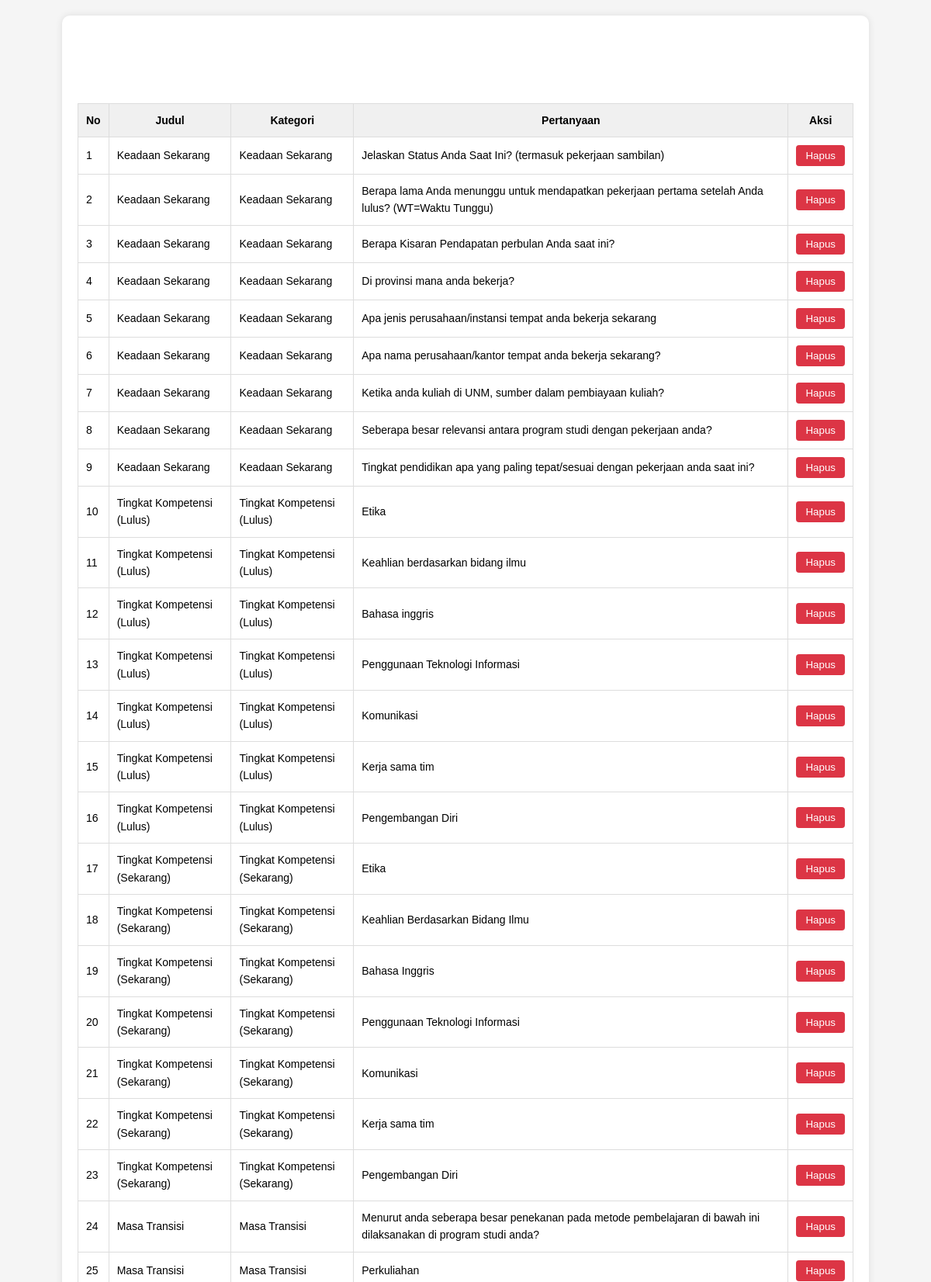
/dashboard/kuisioner_list.php (upper part), run on the app's committed database.
### tables this page shows
CREATE TABLE `tb_kuisioner` (
  `id` int(11) NOT NULL,
  `judul` varchar(255) NOT NULL,
  `kategori_id` int(11) NOT NULL,
  `nomor` int(11) NOT NULL,
  `soal` text NOT NULL,
  `jenis_jawaban` enum('radio','checkbox','text','select') NOT NULL,
  `opsi_jawaban` text DEFAULT NULL
);

CREATE TABLE `tb_kategori` (
  `id` int(11) NOT NULL,
  `nama_kategori` varchar(100) NOT NULL
);

### dashboard/kuisioner_list.php (the view, shortened to what this page needs)
<?php
$pdo = getDbConnection();
$stmt = $pdo->query("
    SELECT k.*, c.nama_kategori
    FROM tb_kuisioner k
    JOIN tb_kategori c ON k.kategori_id = c.id
    ORDER BY k.kategori_id, k.nomor ASC
");
$questions = $stmt->fetchAll();
?>
<!DOCTYPE html>
<html lang="id">
<head>
    <link rel="stylesheet" href="style/style.css">
</head>
<body>
<div class="container">
    <h1>Daftar Pertanyaan Kuisioner</h1>
    <?php if (count($questions) > 0): ?>
        <table>
            <thead>
                <tr>
                    <th>No</th>
                    <th>Judul</th>
                    <th>Kategori</th>
                    <th>Pertanyaan</th>
                    <th>Aksi</th>
                </tr>
            </thead>
            <tbody>
                <?php foreach ($questions as $index => $row): ?>
                    <tr>
                        <td><?= $index + 1 ?></td>
                        <td><?= htmlspecialchars($row['judul']) ?></td>
                        <td><?= htmlspecialchars($row['nama_kategori']) ?></td>
                        <td><?= htmlspecialchars($row['soal']) ?></td>
                        <td>
                            <button class="btn-delete" onclick="hapusPertanyaan(<?= $row['id'] ?>)">Hapus</button>
                        </td>
                    </tr>
                <?php endforeach; ?>
            </tbody>
        </table>
    <?php else: ?>
        <p>Belum ada pertanyaan tersedia.</p>
    <?php endif; ?>
</div>
</body>
</html>

### style/style.css (style rules this page uses)
body { font-family: Arial, sans-serif; line-height: 1.6; margin: 0; padding: 20px; background-color: #f5f5f5; }
.container { max-width: 800px; margin: 0 auto; background: #fff; padding: 20px; border-radius: 8px; box-shadow: 0 0 10px rgba(0, 0, 0, 0.1); }
.container h1 { text-align: center; }
h1 { color: white; }

### dashboard/kuisioner_list.php (style rules this page uses)
body { font-family: Arial, sans-serif; background: #f5f5f5; padding: 20px; }
.container { max-width: 1000px; margin: 0 auto; background: #fff; padding: 20px; border-radius: 10px; }
h1 { margin-bottom: 20px; }
table { width: 100%; border-collapse: collapse; font-size: 14px; }
th, td { padding: 10px; border: 1px solid #ddd; }
th { background-color: #f0f0f0; }
.btn-delete { background: #dc3545; color: white; border: none; padding: 6px 12px; cursor: pointer; border-radius: 4px; }

### data on the page
tb_kuisioner: judul "Keadaan Sekarang", kategori.nama_kategori "Keadaan Sekarang", soal "Jelaskan Status Anda Saat Ini? (termasuk pekerjaan sambilan)"
tb_kuisioner: judul "Keadaan Sekarang", kategori.nama_kategori "Keadaan Sekarang", soal "Berapa lama Anda menunggu untuk mendapatkan pekerjaan pertama setelah Anda lulus? (WT=Waktu Tunggu)"
tb_kuisioner: judul "Keadaan Sekarang", kategori.nama_kategori "Keadaan Sekarang", soal "Berapa Kisaran Pendapatan perbulan Anda saat ini?"
tb_kuisioner: judul "Keadaan Sekarang", kategori.nama_kategori "Keadaan Sekarang", soal "Di provinsi mana anda bekerja?"
tb_kuisioner: judul "Keadaan Sekarang", kategori.nama_kategori "Keadaan Sekarang", soal "Apa jenis perusahaan/instansi tempat anda bekerja sekarang"
tb_kuisioner: judul "Keadaan Sekarang", kategori.nama_kategori "Keadaan Sekarang", soal "Apa nama perusahaan/kantor tempat anda bekerja sekarang?"
tb_kuisioner: judul "Keadaan Sekarang", kategori.nama_kategori "Keadaan Sekarang", soal "Ketika anda kuliah di UNM, sumber dalam pembiayaan kuliah?"
tb_kuisioner: judul "Keadaan Sekarang", kategori.nama_kategori "Keadaan Sekarang", soal "Seberapa besar relevansi antara program studi dengan pekerjaan anda?"
tb_kuisioner: judul "Keadaan Sekarang", kategori.nama_kategori "Keadaan Sekarang", soal "Tingkat pendidikan apa yang paling tepat/sesuai dengan pekerjaan anda saat ini?"
tb_kuisioner: judul "Tingkat Kompetensi (Lulus)", kategori.nama_kategori "Tingkat Kompetensi (Lulus)", soal "Etika"
tb_kuisioner: judul "Tingkat Kompetensi (Lulus)", kategori.nama_kategori "Tingkat Kompetensi (Lulus)", soal "Keahlian berdasarkan bidang ilmu"
tb_kuisioner: judul "Tingkat Kompetensi (Lulus)", kategori.nama_kategori "Tingkat Kompetensi (Lulus)", soal "Bahasa inggris"
tb_kuisioner: judul "Tingkat Kompetensi (Lulus)", kategori.nama_kategori "Tingkat Kompetensi (Lulus)", soal "Penggunaan Teknologi Informasi"
tb_kuisioner: judul "Tingkat Kompetensi (Lulus)", kategori.nama_kategori "Tingkat Kompetensi (Lulus)", soal "Komunikasi"
tb_kuisioner: judul "Tingkat Kompetensi (Lulus)", kategori.nama_kategori "Tingkat Kompetensi (Lulus)", soal "Kerja sama tim"
tb_kuisioner: judul "Tingkat Kompetensi (Lulus)", kategori.nama_kategori "Tingkat Kompetensi (Lulus)", soal "Pengembangan Diri"
tb_kuisioner: judul "Tingkat Kompetensi (Sekarang)", kategori.nama_kategori "Tingkat Kompetensi (Sekarang)", soal "Etika"
tb_kuisioner: judul "Tingkat Kompetensi (Sekarang)", kategori.nama_kategori "Tingkat Kompetensi (Sekarang)", soal "Keahlian Berdasarkan Bidang Ilmu"
tb_kuisioner: judul "Tingkat Kompetensi (Sekarang)", kategori.nama_kategori "Tingkat Kompetensi (Sekarang)", soal "Bahasa Inggris"
tb_kuisioner: judul "Tingkat Kompetensi (Sekarang)", kategori.nama_kategori "Tingkat Kompetensi (Sekarang)", soal "Penggunaan Teknologi Informasi"
tb_kuisioner: judul "Tingkat Kompetensi (Sekarang)", kategori.nama_kategori "Tingkat Kompetensi (Sekarang)", soal "Komunikasi"
tb_kuisioner: judul "Tingkat Kompetensi (Sekarang)", kategori.nama_kategori "Tingkat Kompetensi (Sekarang)", soal "Kerja sama tim"
tb_kuisioner: judul "Tingkat Kompetensi (Sekarang)", kategori.nama_kategori "Tingkat Kompetensi (Sekarang)", soal "Pengembangan Diri"
tb_kuisioner: judul "Masa Transisi", kategori.nama_kategori "Masa Transisi", soal "Menurut anda seberapa besar penekanan pada metode pembelajaran di bawah ini dilaksanakan di program studi anda?"
tb_kuisioner: judul "Masa Transisi", kategori.nama_kategori "Masa Transisi", soal "Perkuliahan"
